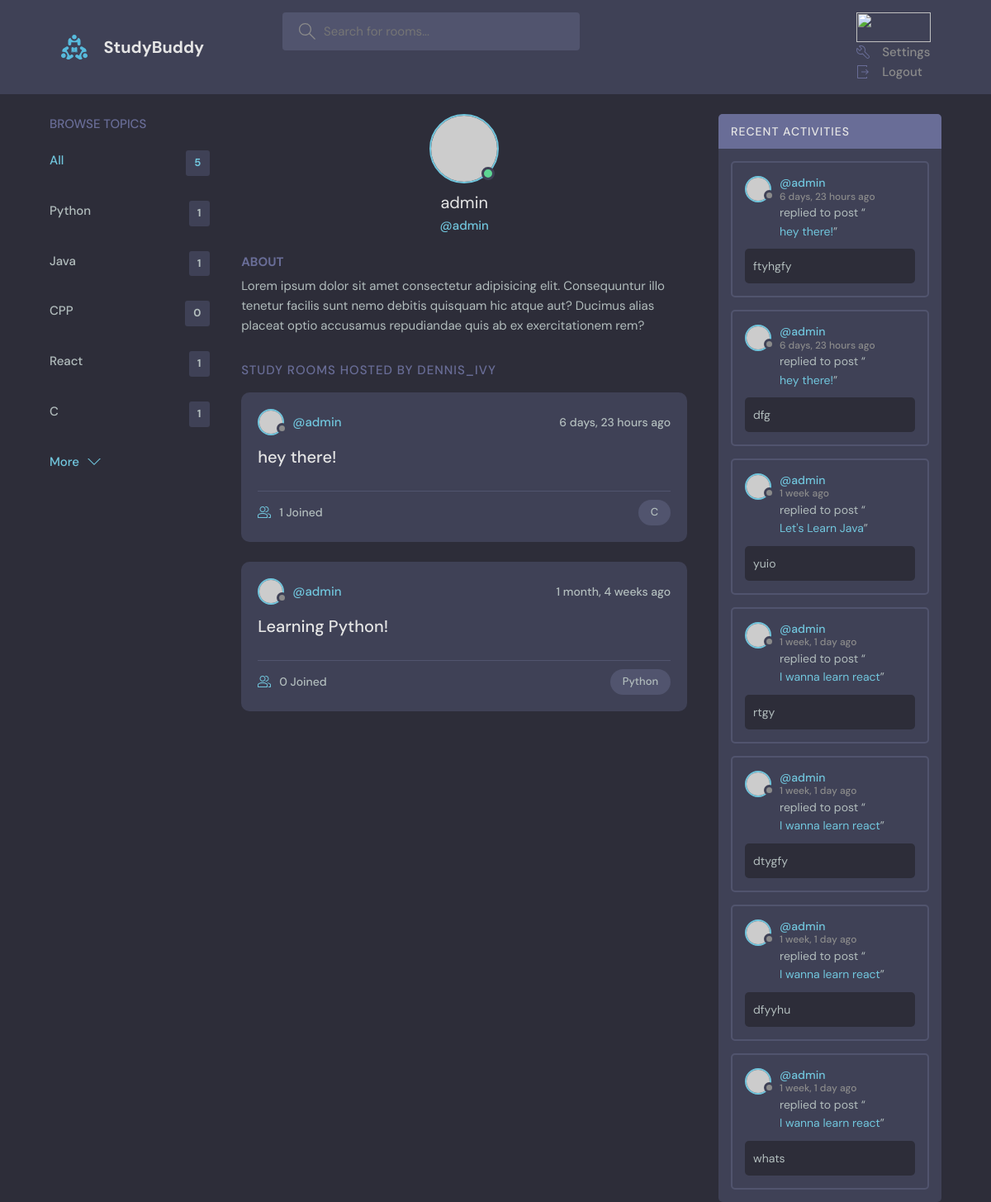
Before: /profile/1 with the older database file.
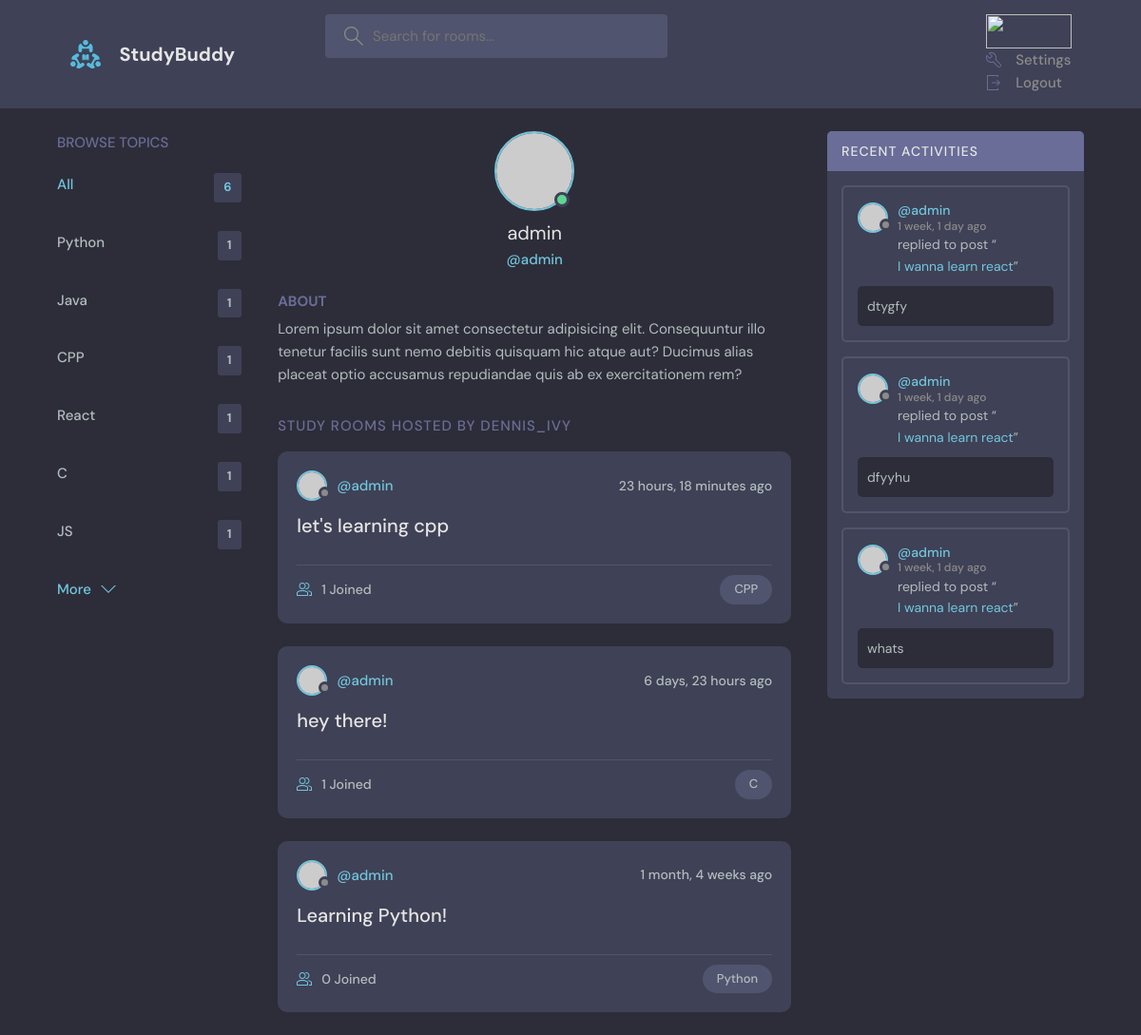
After: the same page with the newer database file.
### base/models.py (models this page shows, shortened)
class Topic(models.Model):
    name = models.CharField(max_length=200)

class Room(models.Model):
    host = models.ForeignKey(User, on_delete=models.SET_NULL, null=True)
    topic = models.ForeignKey(Topic, on_delete=models.SET_NULL, null=True)
    name = models.CharField(max_length=200)
    description = models.TextField(null=True, blank=True)
    participants = models.ManyToManyField(User, related_name="participants", blank=True)
    updated = models.DateTimeField(auto_now=True)
    created = models.DateTimeField(auto_now_add=True)
    class Meta:
        ordering = ['-updated','-created']
    def __str__(self):
        return self.name

class Message(models.Model):
    user = models.ForeignKey(User, on_delete=models.CASCADE)
    room = models.ForeignKey(Room, on_delete=models.CASCADE)
    body = models.TextField()
    updated = models.DateTimeField(auto_now=True)
    created = models.DateTimeField(auto_now_add=True)
    class Meta:
        ordering = ['-updated','-created']

### base/views.py (the view)
# urls.py: path('profile/<str:pk>', views.userProfile, name='user-profile'),
def userProfile(request, pk):
    user = User.objects.get(id=pk)
    rooms = user.room_set.all()
    room_messages = user.message_set.all()
    topics = Topic.objects.all()
    context = { 'user' : user, 'rooms' : rooms, 'room_messages':room_messages, 'topics':topics}
    return render(request, 'base/profile.html', context)

### base/templates/base/profile.html (shortened to what this page needs)
{% extends 'studybud/templates/main.html' %}
{% block content %}
  <main class="profile-page layout layout--3">
    <div class="container">
      {% include 'base/topics_component.html' %}
      <div class="roomList">
        <div class="profile">
          <div class="profile__avatar">
            <div class="avatar avatar--large active">
              <img src="https://randomuser.me/api/portraits/men/11.jpg" />
            </div>
          </div>
          <div class="profile__info">
            <h3>{{user.username}}</h3>
            <p>@{{user.username}}</p>
          </div>
          <div class="profile__about">
            <h3>About</h3>
            <p>
              Lorem ipsum dolor sit amet consectetur adipisicing elit. Consequuntur illo tenetur
              facilis sunt nemo debitis quisquam hic atque aut? Ducimus alias placeat optio
              accusamus repudiandae quis ab ex exercitationem rem?
            </p>
          </div>
        </div>
        <div class="roomList__header">
          <div>
            <h2>Study Rooms Hosted by dennis_ivy</a>
            </h2>
          </div>
        </div>
        {% include 'base/feed_component.html' %}
      </div>
      {% include 'base/activity_component.html' %}
    </div>
  </main>
{% endblock content %}

### studybud/templates/main.html (shortened to what this page needs)
<!DOCTYPE html>
{% load static %}
<html lang="en">
  <head>
    <link rel="stylesheet" href="{% static 'styles/style.css' %}" />
  </head>
  <body>
    {% include 'studybud/templates/navbar.html' %}
    {% block content %}
    {% endblock %}
  </body>
</html>

### studybud/templates/navbar.html (shortened to what this page needs)
{% load static %}
<header class="header header--loggedIn">
    <div class="container">
      <a href="{% url 'home' %}" class="header__logo">
        <img src="{% static 'images/logo.svg' %}" />
        <h1>StudyBuddy</h1>
      </a>
      <form class="header__search" method="GET" action="{% url 'home' %}">
        <label>
          <input name="q" placeholder="Search for rooms..." />
        </label>
      </form>
      <nav class="header__menu">
        {% if request.user.is_authenticated %}
        <div class="header__user">
          <a href="{% url 'update-user' %}">
            <div class="avatar avatar--medium active">
              <img src="https://randomuser.me/api/portraits/men/37.jpg" />
            </div>
            <p> {{ request.user.username }} <span>@ {{ request.user.username }} </span></p>
          </a>
          <button class="dropdown-button">
            <svg version="1.1" xmlns="http://www.w3.org/2000/svg" width="32" height="32" viewBox="0 0 32 32">
              <title>chevron-down</title>
              <path d="M16 21l-13-13h-3l16 16 16-16h-3l-13 13z"></path>
            </svg>
          </button>
        </div>
        {% else %}
        <a href="{% url 'login' %}">
          <img src="{% static 'images/avatar.svg' %} />
          <p>Login</p>
        </a>
        {% endif%}
        <div class="dropdown-menu">
          <a href="{% url 'update-user' %}" class="dropdown-link"
            >
            Settings</a
          >
          <a href="{% url 'logout' %}" class="dropdown-link"
            >
            Logout</a
          >
        </div>
  </header>

### base/templates/base/topics_component.html
<div class="topics">
    <div class="topics__header">
      <h2>Browse Topics</h2>
    </div>
    <ul class="topics__list">
      <li>
        <a href="{% url 'home' %}" class="active">All <span>{{topics.count}}</span></a>
      </li>
      {% for topic in topics %}
      <li>
        <a href="{% url 'home' %}?q={{topic.name}}">{{topic.name}}<span>{{topic.room_set.all.count}}</span></a>
      </li>
      {% endfor %}
    </ul>
    <a class="btn btn--link" href="{% url 'topics' %}">
      More
      <svg version="1.1" xmlns="http://www.w3.org/2000/svg" width="32" height="32" viewBox="0 0 32 32">
        <title>chevron-down</title>
        <path d="M16 21l-13-13h-3l16 16 16-16h-3l-13 13z"></path>
      </svg>
    </a>
  </div>

### base/templates/base/feed_component.html (shortened to what this page needs)
{%for room in rooms%}
<div class="roomListRoom">
    <div class="roomListRoom__header">
      <a href="{% url 'user-profile' room.host.id %}" class="roomListRoom__author">
        <div class="avatar avatar--small">
          <img src="https://randomuser.me/api/portraits/women/11.jpg" />
        </div>
        <span>@{{room.host.username}}</span>
      </a>
      <div class="roomListRoom__actions">
        <span>{{room.created|timesince}} ago</span>
      </div>
    </div>
    <div class="roomListRoom__content">
      <a href="{% url 'room' room.id %}">{{room.name}}</a>
    </div>
    <div class="roomListRoom__meta">
      <a href="{% url 'room' room.id %}" class="roomListRoom__joined">
        {{room.participants.all.count}} Joined
      </a>
      <p class="roomListRoom__topic">{{room.topic.name}}</p>
    </div>
  </div>
{% endfor %}

### base/templates/base/activity_component.html (shortened to what this page needs)
<div class="activities">
    <div class="activities__header">
      <h2>Recent Activities</h2>
    </div>
    {% for message in room_messages %}
    <div class="activities__box">
      <div class="activities__boxHeader roomListRoom__header">
        <a href="{% url 'user-profile' message.user.id %}" class="roomListRoom__author">
          <div class="avatar avatar--small">
            <img src="https://randomuser.me/api/portraits/women/11.jpg" />
          </div>
          <p>
            @{{message.user}}
            <span> {{ message.created|timesince}} ago</span>
          </p>
        </a>
      </div>
      <div class="activities__boxContent">
        <p>replied to post “<a href="{% url 'room' message.room.id %}">{{ message.room }}</a>”</p>
        <div class="activities__boxRoomContent">
            {{message.body}}
        </div>
      </div>
    </div>
    {% endfor %}
  </div>

Changed rows visible on the page:
removed Message: user "admin", created "6 days, 23 hours", room "hey there!", body "ftyhgfy"
removed Message: user "admin", created "6 days, 23 hours", room "hey there!", body "dfg"
removed Message: user "admin", created "1 week", room "Let's Learn Java", body "yuio"
removed Message: user "admin", created "1 week, 1 day", room "I wanna learn react", body "rtgy"
computed for Topic "CPP": room_set.all.count "0" → "1"
added Topic: name "JS", room_set.all.count "1"
added Room: host.username "admin", created "23 hours, 18 minutes", name "let's learning cpp", participants.all.count "1", topic.name "CPP"
Other visible differences:
{{ topics.count }}: "5" → "6"
